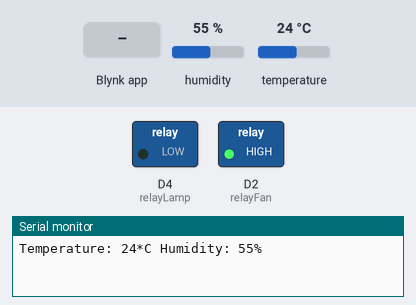
The sketch below on a simulated ESP8266 (NodeMCU). Parts: switched loads named in the sketch (green lamp = pin HIGH), the last lines printed to the serial monitor. The inputs (shaded band) are chosen by the test bench; at power-on: temperature 24 °C, humidity 55 %. WiFi joins after 1.5 s; servers stay silent unless stated.

Above: at 3.0 s.
3.1 s: Blynk app writes 1 to V1
At 3.7 s:
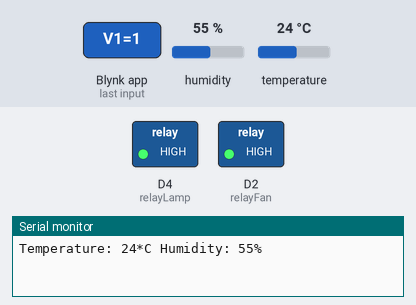
4.6 s: temperature set to 29 °C
7.0 s: temperature set to 32 °C
At 9.2 s:
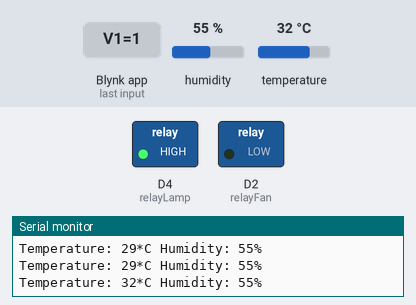
10.3 s: temperature set to 12 °C
At 12.7 s:
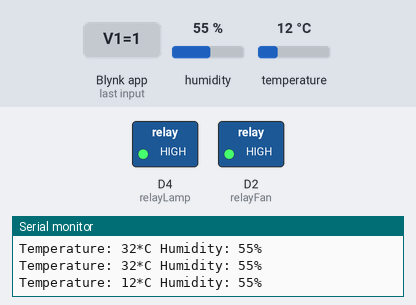
13.3 s: temperature set to 33 °C
At 16.2 s:
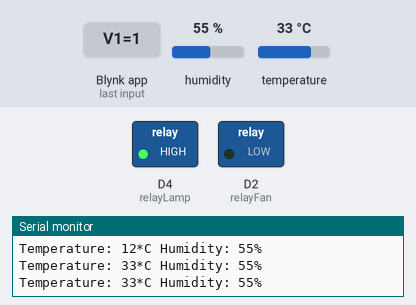
Timing chart, 0 to 17.3 s (numbered marks = the images above; inputs shaded):
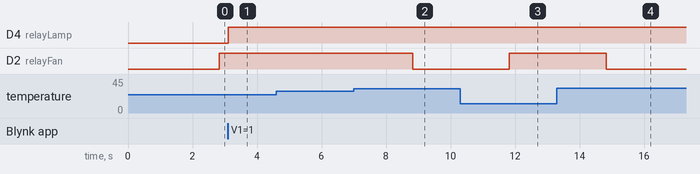

Measured:
- the behaviour switches between 30 and 31 °C on temperature (found by bisection; images 1 and 2)
- after the input at 3.1 s, D4 (relayLamp): LOW → HIGH at once
- after the input at 7.0 s, D2 (relayFan): HIGH → LOW after 1.8 s
- after the input at 10.3 s, D2 (relayFan): LOW → HIGH after 1.5 s
- after the input at 13.3 s, D2 (relayFan): HIGH → LOW after 1.5 s

The sketch:

program_monitoring.ino
```cpp
#include <Blynk.h>
#include <ESP8266WiFi.h>
#include <BlynkSimpleEsp8266.h>
#include <DHT.h>

#define BLYNK_PRINT Serial
#define DHTPIN D1
#define DHTTYPE DHT11
#define relayLamp D4
#define relayFan D2

char auth[] = "ouLyNBnB4XOfsqx1FACHKt83F4eDAXb8";
const char *ssid = "skzoo";
const char *pass = "akuakuaku";
WiFiClient client;

const char* host = "blynk.en-26.com";
unsigned int port = 9600;

DHT dht (DHTPIN, DHTTYPE);
BlynkTimer timer;

void sendSensor(){
  int h = dht.readHumidity();
  int t = dht.readTemperature();

  if (isnan(h) || isnan(t)) {
    Serial.println("Failed to read from DHT sensor!");
    return;
  }
  else{
    Serial.print("Temperature: ");
    Serial.print(t);
    Serial.print("*C");
    Serial.print(" Humidity: ");
    Serial.print(h);
    Serial.println("%");
  }

  if (t <= 30){
    digitalWrite(relayFan, HIGH);
  }
  else {
    digitalWrite(relayFan, LOW);
  }

  Blynk.virtualWrite(V5, t);
  Blynk.virtualWrite(V6, h);
  Blynk.virtualWrite(V1, HIGH);
}

void setup()
{
  // Debug console
  Serial.begin(9600);
  Blynk.begin(auth, ssid, pass, host, port);
  dht.begin();
  timer.setInterval(1000L, sendSensor);
  pinMode(relayFan, OUTPUT);
  pinMode(relayLamp, OUTPUT);
}

BLYNK_WRITE(V1) {
  digitalWrite(relayLamp, param.asInt());
}

void loop() {
  Blynk.run();
  timer.run();
}
```
